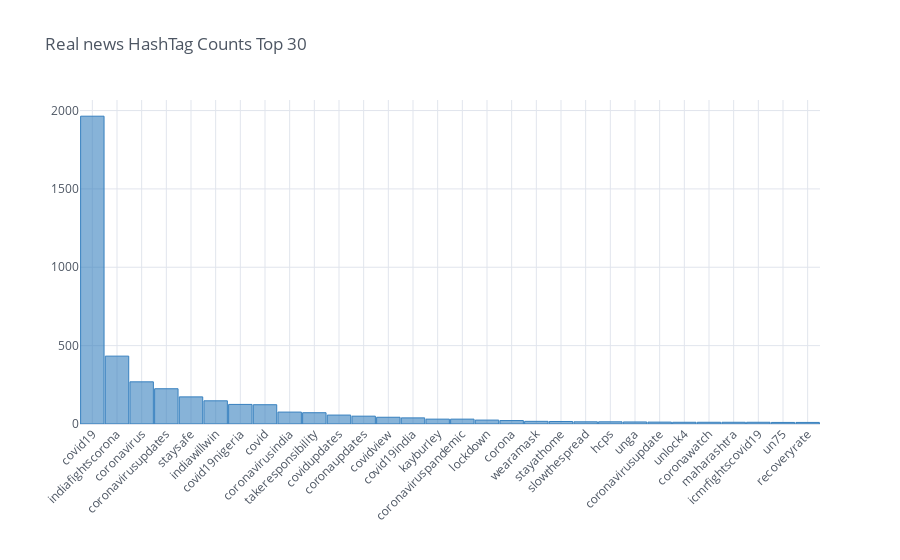

The code cell stored with this chart in its notebook:
### Code cell
'''
file1_in = 'covid_real_HashTag_flatten.csv'
data_fake_HashTag_NEG = pd.read_csv(file1_in, header=0, encoding="ISO-8859–1", engine='python' )

data_fake_HashTag_NEG = data_fake_HashTag_NEG['HashTag'].value_counts().rename_axis('HashTag').reset_index(name='Counts')

#print(data_fake_HashTag_NEG)

data_fake_HashTag_NEG.to_csv ("real_HashTag_Count.csv", index = None, header=True)

data_in='real_HashTag_Count.csv'
data_file2_in=pd.read_csv( data_in, header=0, encoding="ISO-8859–1", engine='python' )

#print(data_file2_in['Hashtag'])

hashtag=data_file2_in['HashTag'].tolist()
hash_count=data_file2_in['Counts'].tolist()

agg_hashtag=[]
for hs in hashtag:
    hs=str(hs)
    hs=hs.lower()
    hs=preprocessing(hs)
    
    agg_hashtag.append(hs)

agg_hsCount = list(zip(agg_hashtag, hash_count))

from pandas import DataFrame
df_agg_hsCount = DataFrame(agg_hsCount, columns=['HashTag','Counts'])

df_agg_hsCount_final=df_agg_hsCount.groupby(['HashTag'], as_index=False)['Counts'].sum()#.reset_index()
df_final2 = df_agg_hsCount_final.sort_values(by = ['Counts'], ascending=[False])

df = DataFrame(df_final2, columns=['HashTag','Counts'])
df.to_csv ("real_HashTag_Count_aggre.csv", index = None, header=True)
'''
data_file2_in="real_HashTag_Count_aggre.csv"

df2=pd.read_csv( data_file2_in, header=0, encoding="ISO-8859–1", engine='python' )
print(df2.head(30))

df2.head(30).iplot(kind='bar', x='HashTag', y='Counts', title="Real news HashTag Counts Top 30", bargap=.05, theme="white", color='blue',world_readable=True, xaxis_tickangle=-45)
######################################################

### Figure 1 — Plotly figure (JSON) as saved in the notebook; plotly's stock layout.template omitted (floating-point values rounded to 4 significant figures)
{"data": [{"marker": {"color": "rgba(55, 128, 191, 0.6)", "line": {"color": "rgba(55, 128, 191, 1.0)", "width": 1}}, "name": "Counts", "orientation": "v", "text": "", "type": "bar", "x": ["covid19", "indiafightscorona", "coronavirus", "coronavirusupdates", "staysafe", "indiawillwin", "covid19nigeria", "covid", "coronavirusindia", "takeresponsibility", "covidupdates", "coronaupdates", "covidview", "covid19india", "kayburley", "coronaviruspandemic", "lockdown", "corona", "wearamask", "stayathome", "slowthespread", "hcps", "unga", "coronavirusupdate", "unlock4", "coronawatch", "maharashtra", "icmrfightscovid19", "un75", "recoveryrate"], "y": [1964, 433, 269, 225, 173, 148, 125, 123, 76, 72, 57, 50, 43, 39, 31, 31, 25, 22, 17, 16, 14, 14, 13, 12, 11, 11, 11, 11, 10, 10]}], "layout": {"bargap": 0.05, "legend": {"bgcolor": "#FFFFFF", "font": {"color": "#4D5663"}}, "paper_bgcolor": "#FFFFFF", "plot_bgcolor": "#FFFFFF", "title": {"font": {"color": "#4D5663"}, "text": "Real news HashTag Counts Top 30"}, "xaxis": {"gridcolor": "#E1E5ED", "showgrid": true, "tickangle": -45, "tickfont": {"color": "#4D5663"}, "title": {"font": {"color": "#4D5663"}, "text": ""}, "zerolinecolor": "#E1E5ED"}, "yaxis": {"gridcolor": "#E1E5ED", "showgrid": true, "tickfont": {"color": "#4D5663"}, "title": {"font": {"color": "#4D5663"}, "text": ""}, "zerolinecolor": "#E1E5ED"}}}
